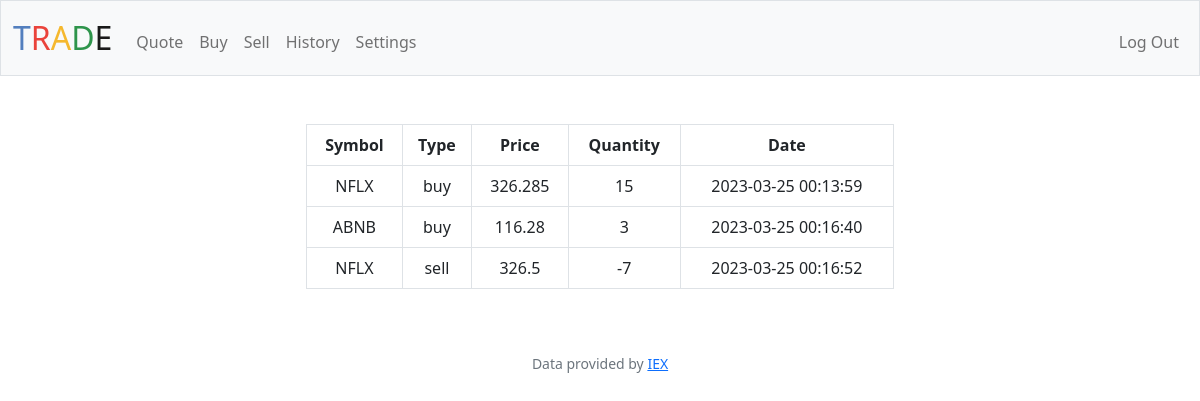
The app's page /history (signed in) with its own data.
### tables this page shows
CREATE TABLE 'transactions' ('trans_id' INTEGER PRIMARY KEY AUTOINCREMENT NOT NULL, 'user_id' INTEGER NOT NULL, 'symbol' TEXT NOT NULL, 'type' REAL NOT NULL, 'price' REAL NOT NULL, 'quantity' INTEGER NOT NULL, 'date' TEXT);

### app.py (the view)
@app.route("/history")
@login_required
def history():
    transactions = db.execute("SELECT * FROM transactions WHERE user_id = ?", session["user_id"])
    return render_template("history.html", transactions=transactions)

### app.py (called while the page is built)
@app.after_request
def after_request(response):
    response.headers["Cache-Control"] = "no-cache, no-store, must-revalidate"
    response.headers["Expires"] = 0
    response.headers["Pragma"] = "no-cache"
    return response

### helpers.py (called while the page is built)
def login_required(f):
    @wraps(f)
    def decorated_function(*args, **kwargs):
        if session.get("user_id") is None:
            return redirect("/login")
        return f(*args, **kwargs)
    return decorated_function

### templates/history.html (shortened to what this page needs)
{% extends "layout.html" %}
{% block main %}
    <div class="centered">
        <table class="table table-bordered">
            <tr>
                <th>Symbol</th>
                <th>Type</th>
                <th>Price</th>
                <th>Quantity</th>
                <th>Date</th>
            </tr>
            {% for row in transactions%}
                <tr>
                    <td>{{ row["symbol"] }}</td>
                    <td> {{ row["type"] }}</td>
                    <td>{{ row["price"] }}</td>
                    <td>{{ row["quantity"] }}</td>
                    <td>{{ row["date"] }}</td>
                </tr>
            {% endfor %}
        </table>
    </div>
{% endblock %}

### static/styles.css (style rules this page uses)
.centered { display: flex; justify-content: center; align-content: center; }
th, td { padding-left: 2%; padding-right: 2% }
.table { width: 50% }

### records on screen
transactions: symbol "NFLX", type "buy", price "326.285", quantity "15", date "2023-03-25 00:13:59"
transactions: symbol "ABNB", type "buy", price "116.28", quantity "3", date "2023-03-25 00:16:40"
transactions: symbol "NFLX", type "sell", price "326.5", quantity "-7", date "2023-03-25 00:16:52"
